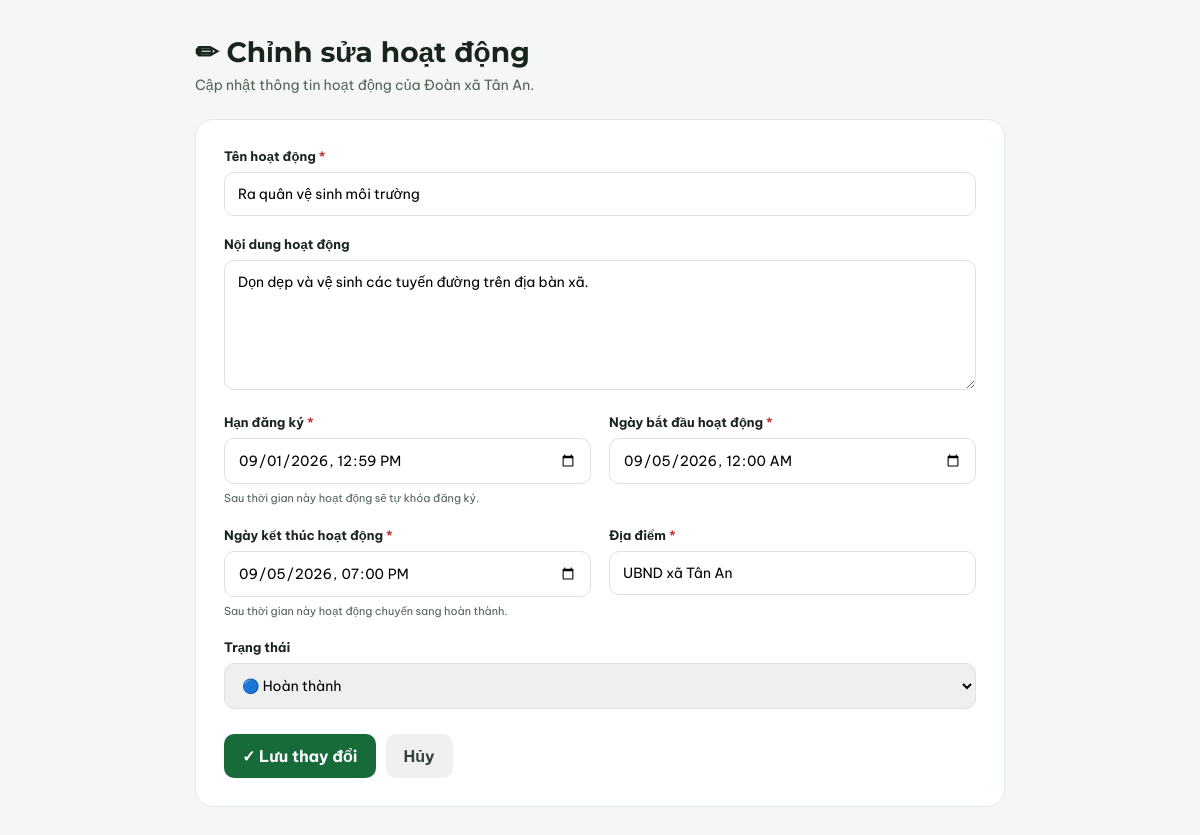
The app's page /admin/activity-edit.php?id=1 (signed in) with its own data.
### tables this page shows
CREATE TABLE `activities` (
  `id` int(11) NOT NULL,
  `name` varchar(255) NOT NULL,
  `description` text DEFAULT NULL,
  `image` varchar(255) DEFAULT NULL,
  `activity_date` date NOT NULL,
  `registration_deadline` datetime DEFAULT NULL,
  `end_date` datetime DEFAULT NULL,
  `start_time` time DEFAULT NULL,
  `end_time` time DEFAULT NULL,
  `location` varchar(255) DEFAULT NULL,
  `maps_url` text DEFAULT NULL,
  `max_participants` int(11) DEFAULT 0,
  `status` enum('open','closed','completed') DEFAULT 'open',
  `created_at` timestamp NOT NULL DEFAULT current_timestamp(),
  `updated_at` timestamp NOT NULL DEFAULT current_timestamp() ON UPDATE current_timestamp()
);

### admin/activity-edit.php (the view, shortened to what this page needs)
<?php
require_once "../includes/auth.php";
$id = (int)($_GET["id"] ?? 0);
$stmt = $pdo->prepare("
    SELECT *
    FROM activities
    WHERE id = ?
    LIMIT 1
");
$stmt->execute([$id]);
$activity = $stmt->fetch(PDO::FETCH_ASSOC);
$name =
    $activity["name"]
    ?? "";
$description =
    $activity["description"]
    ?? "";
$activity_date =
    !empty($activity["activity_date"])
        ? date(
            "Y-m-d\TH:i",
            strtotime($activity["activity_date"])
        )
        : "";
$registration_deadline =
    !empty($activity["registration_deadline"])
        ? date(
            "Y-m-d\TH:i",
            strtotime($activity["registration_deadline"])
        )
        : "";
$end_date =
    !empty($activity["end_date"])
        ? date(
            "Y-m-d\TH:i",
            strtotime($activity["end_date"])
        )
        : "";
$location =
    $activity["location"]
    ?? "";
$status =
    $activity["status"]
    ?? "open";
?>
<!DOCTYPE html>
<html lang="vi">
<head>
<link rel="stylesheet" href="../assets/css/style.css">
</head>
<body>
<div class="container">
    <div class="header">
        <h1>
            ✏ Chỉnh sửa hoạt động
        </h1>
        <p>
            Cập nhật thông tin hoạt động của Đoàn xã Tân An.
        </p>
    </div>
    <div class="card">
        <form method="POST">
            <div class="form-group">
                <label>
                    Tên hoạt động
                    <span class="required">
                        *
                    </span>
                </label>
                <input
                    type="text"
                    name="name"
                    value="<?= htmlspecialchars($name) ?>"
                    required
                >
            </div>
            <div class="form-group">
                <label>
                    Nội dung hoạt động
                </label>
                <textarea
                    name="description"
                ><?= htmlspecialchars($description) ?></textarea>
            </div>
            <div class="row">
                <div class="form-group">
                    <label>
                        Hạn đăng ký
                        <span class="required">
                            *
                        </span>
                    </label>
                    <input
                        type="datetime-local"
                        name="registration_deadline"
                        value="<?= htmlspecialchars($registration_deadline) ?>"
                        required
                    >
                    <div class="help">
                        Sau thời gian này hoạt động sẽ tự khóa đăng ký.
                    </div>
                </div>
                <div class="form-group">
                    <label>
                        Ngày bắt đầu hoạt động
                        <span class="required">
                            *
                        </span>
                    </label>
                    <input
                        type="datetime-local"
                        name="activity_date"
                        value="<?= htmlspecialchars($activity_date) ?>"
                        required
                    >
                </div>
            </div>
            <div class="row">
                <div class="form-group">
                    <label>
                        Ngày kết thúc hoạt động
                        <span class="required">
                            *
                        </span>
                    </label>
                    <input
                        type="datetime-local"
                        name="end_date"
                        value="<?= htmlspecialchars($end_date) ?>"
                        required
                    >
                    <div class="help">
                        Sau thời gian này hoạt động chuyển sang hoàn thành.
                    </div>
                </div>
                <div class="form-group">
                    <label>
                        Địa điểm
                        <span class="required">
                            *
                        </span>
                    </label>
                    <input
                        type="text"
                        name="location"
                        value="<?= htmlspecialchars($location) ?>"
                        required
                    >
                </div>
            </div>
            <div class="form-group">
                <label>
                    Trạng thái
                </label>
                <select name="status">
                    <option
                        value="completed"
                        <?= $status === "completed"
                            ? "selected"
                            : "" ?>
                    >
                        🔵 Hoàn thành
                    </option>
                </select>
            </div>
            <div class="buttons">
                <button
                    type="submit"
                    class="btn btn-primary"
                >
                    ✓ Lưu thay đổi
                </button>
                <a
                    href="activities.php"
                    class="btn btn-secondary"
                >
                    Hủy
                </a>
            </div>
        </form>
    </div>
</div>
</body>
</html>

### assets/css/style.css (style rules this page uses)
* { box-sizing: border-box; margin: 0; padding: 0; }
:root { --blue: #003DA5; --blue-dark: #002F80; --blue-mid: #1456C0; --blue-light: #EAF1FF; --blue-soft: #F4F7FC; --text: #17233D; --muted: #536174; --border: #D8E2F2; --white: #FFFFFF; --shadow: 0 14px 32px rgba(0, 61, 165, 0.09); }
html { scroll-behavior: smooth; }
body { font-family: Arial, Helvetica, sans-serif; background: var(--blue-soft); color: var(--text); min-height: 100vh; }
body { font-family: "Be Vietnam Pro", Arial, sans-serif !important; }
button, input, select, textarea { font: inherit; }
h1, h2, h3 { font-family: Montserrat, "Be Vietnam Pro", Arial, sans-serif !important; }
:root { color-scheme: light; }

### admin/activity-edit.php (style rules this page uses)
* { box-sizing: border-box; margin: 0; padding: 0; }
body { font-family: Arial, sans-serif; background: #f5f7f5; color: #18241c; }
.container { max-width: 850px; margin: auto; padding: 35px 20px; }
.header { margin-bottom: 25px; }
.header h1 { font-size: 28px; }
.header p { margin-top: 7px; color: #536157; font-size: 14px; }
.card { background: white; border: 1px solid #e3e9e4; border-radius: 18px; padding: 28px; }
.form-group { margin-bottom: 20px; }
label { display: block; margin-bottom: 8px; font-size: 13px; font-weight: 700; }
input, textarea, select { width: 100%; border: 1px solid #dce3de; border-radius: 10px; padding: 12px 13px; font-family: inherit; font-size: 14px; outline: none; }
textarea { min-height: 130px; resize: vertical; }
.row { display: grid; grid-template-columns: 1fr 1fr; gap: 18px; }
.buttons { display: flex; gap: 10px; margin-top: 25px; }
.btn { border: none; padding: 12px 18px; border-radius: 10px; text-decoration: none; cursor: pointer; font-weight: 700; }
.btn-primary { background: #176b3a; color: white; }
.btn-secondary { background: #eef1ef; color: #354139; }
.required { color: #c73535; }
.help { margin-top: 6px; color: #536157; font-size: 11px; line-height: 1.5; }

### records on screen
activities: name "Ra quân vệ sinh môi trường", description "Dọn dẹp và vệ sinh các tuyến đường trên địa bàn xã.", registration_deadline "09/01/2026 12:59", activity_date "09/05/2026 00:00", end_date "09/05/2026 19:00", location "UBND xã Tân An", status "🔵 Hoàn thành"
